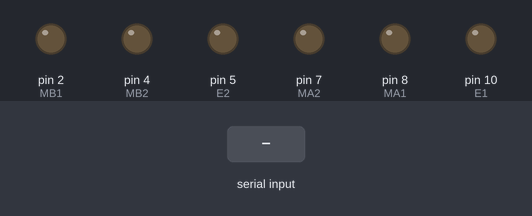
Simulated run of this sketch. Board: Arduino Uno, built with avr-gcc and run on an emulated ATmega328P. On the bench: output pins drawn as LEDs (lit = HIGH). Inputs (shaded band) come from the test bench.

Above: at 1.2 s.
1.3 s: "F" received over Serial
At 2.2 s:
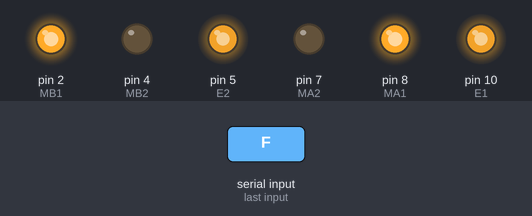
2.8 s: "r" received over Serial
At 3.4 s:
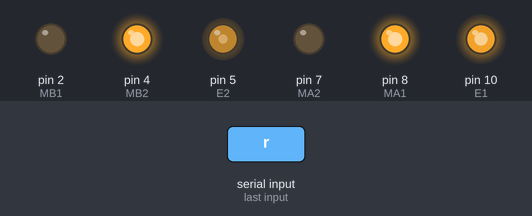
4.3 s: "l" received over Serial
At 5.5 s:
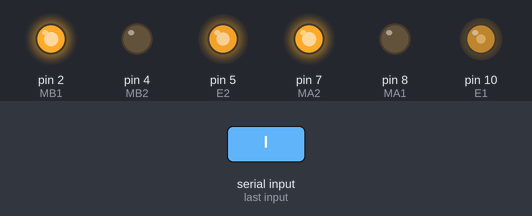
5.8 s: "b" received over Serial
At 6.9 s:
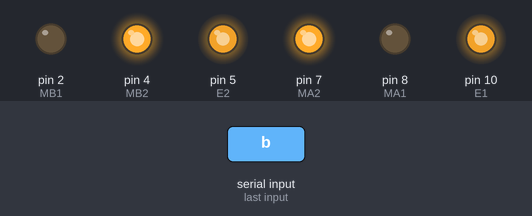
7.3 s: "q" received over Serial
At 8.5 s:
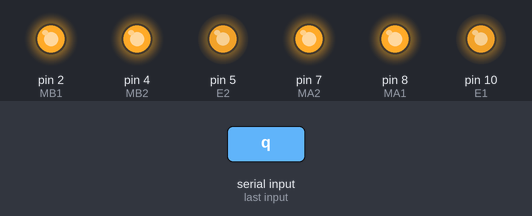
8.8 s: "l" received over Serial
At 9.1 s:
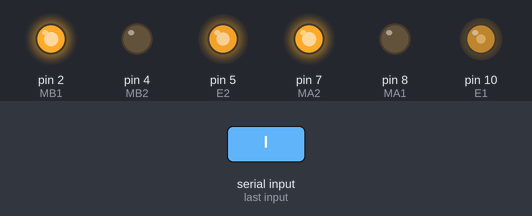
Timing chart, 0 to 11.3 s (numbered marks = the images above; inputs shaded):
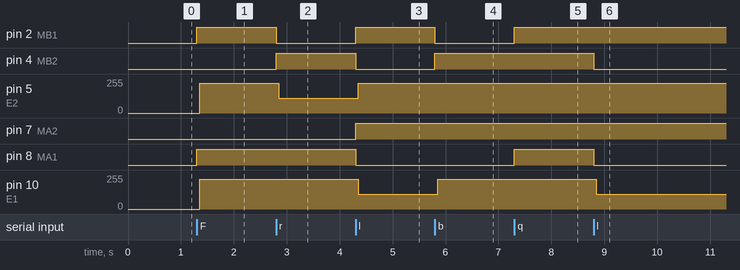

The sketch:

FirstProject.ino
```cpp
#define E1 10
#define MA1 8
#define  MA2 7
#define E2 5
#define MB1 2
#define MB2 4
char input;
int speeds=225;
void Direction( int mA1, int mA2, int mB1, int mB2){
  digitalWrite(MA1,mA1);
  digitalWrite(MA2,mA2);
  digitalWrite(MB1,mB1);
  digitalWrite(MB2,mB2);

  delay(50);
}


void setup() {
  // put your setup code here, to run once:
pinMode(MA1,OUTPUT);
pinMode(MA2,OUTPUT);
pinMode(MB1,OUTPUT);
pinMode(MB2,OUTPUT);
Serial.begin(9600);

}

void loop() {
  // put your main code here, to run repeatedly:
if (Serial.available())
{

    input=Serial.read();
    if (input=='F')
    {

      Direction(HIGH,LOW,HIGH,LOW);
      analogWrite(E1,speeds);
      analogWrite(E2,speeds);

    }

   else  if (input=='r')
    {
     Direction(HIGH,LOW,LOW,HIGH);
      analogWrite(E1,speeds);
      analogWrite(E2,(speeds*1/2));

    }
     else if (input=='l')
    {
      Direction(LOW,HIGH,HIGH,LOW);
      analogWrite(E1,(speeds*1/2));
      analogWrite(E2,speeds);

    }
    else  if (input=='b')
    {
    Direction(LOW,HIGH,LOW,HIGH);
      analogWrite(E1,speeds);
      analogWrite(E2,speeds);
    }

else  if (input=='q')
    {
      Direction(HIGH,HIGH,HIGH,HIGH);

}
}}
```

Measured:
- after the input at 1.3 s, pin 2 (MB1), pin 8 (MA1): LOW → HIGH at once; pin 5 (E2), pin 10 (E1): 0/255 → 225/255 after 0.05 s
- after the input at 2.8 s, pin 2 (MB1): HIGH → LOW at once; pin 4 (MB2): LOW → HIGH at once; pin 5 (E2): 225/255 → 112/255 after 0.05 s
- after the input at 4.3 s, pin 2 (MB1), pin 7 (MA2): LOW → HIGH at once; pin 4 (MB2), pin 8 (MA1): HIGH → LOW at once; pin 5 (E2): 112/255 → 225/255 after 0.05 s; pin 10 (E1): 225/255 → 112/255 after 0.05 s
- after the input at 5.8 s, pin 2 (MB1): HIGH → LOW at once; pin 4 (MB2): LOW → HIGH at once; pin 10 (E1): 112/255 → 225/255 after 0.05 s
- after the input at 7.3 s, pin 2 (MB1), pin 8 (MA1): LOW → HIGH at once
- after the input at 8.8 s, pin 4 (MB2), pin 8 (MA1): HIGH → LOW at once; pin 10 (E1): 225/255 → 112/255 after 0.05 s
